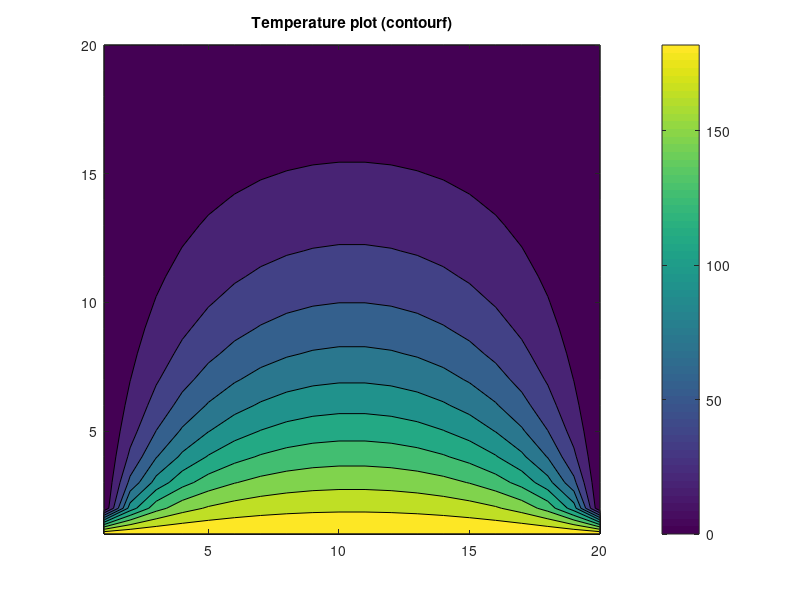
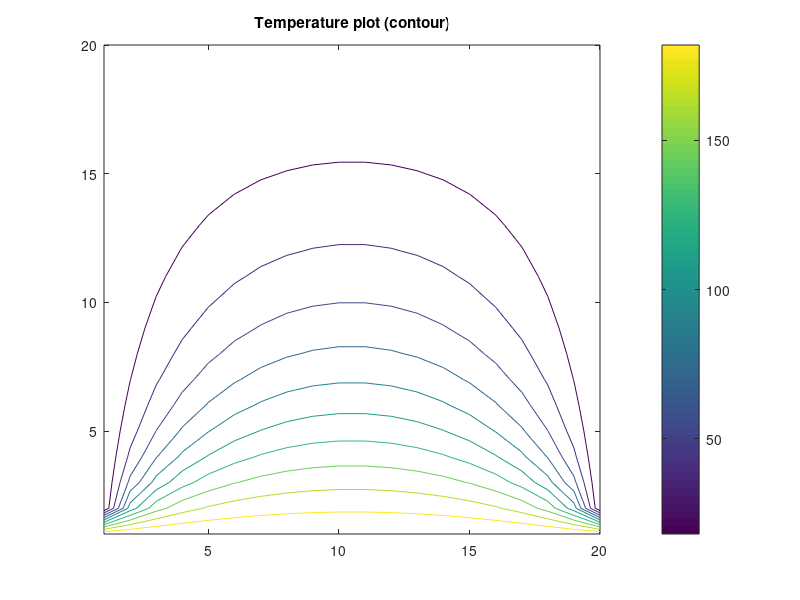

MATLAB code to generate these figures, in order:
%===================== "Conduction Heat Transfer 2D" =====================%
% --- Solving the 2-D Poisson equation by the Finite Difference Method ---%
% -- Numerical scheme used is a second order central difference in space -%
% -------------------------(5-point difference)---------------------------%
%=========================================================================%
% Created by: 'Mohsen Lotfi'
% Last Revised: 20 April 2017
% Persian Gulf University, Bushehr, Iran

tic
    
% clear work space
clear
clc

% define variables 
Nx = 20 ;        % number of nodes in the x direction
Ny = 20 ;        % number of nodes in the y direction
tol = 1d-6 ;     % tolerance
err = 1 ;        % error
k = 0 ;          % iteration counter

% define u array
u = [200*ones(1,20); zeros(19,20)];

ukp1 = u; % u_k+1

% iterate jacobi until convergance 
while err > tol
    
    % update iteration counter 
    k = k + 1;
    
    % loop through computational nodes
    for j = 2 : Ny - 1
        for i = 2 : Nx - 1
            ukp1(i,j)= 0.25*(u(i+1,j)+u(i-1,j)+u(i,j+1)+u(i,j-1));
        end
    end
    
    % calculate error
    err = sqrt(sum(sum((ukp1-u).^2)));
    
    % update u
    u = ukp1 ;
end

u_numerical1 = u;

% Plotting the solution
figure(1)
contourf(u); title('Temperature plot (contourf)')
colorbar

figure(2)
contour(u); title('Temperature plot (contour)')
colorbar

toc
